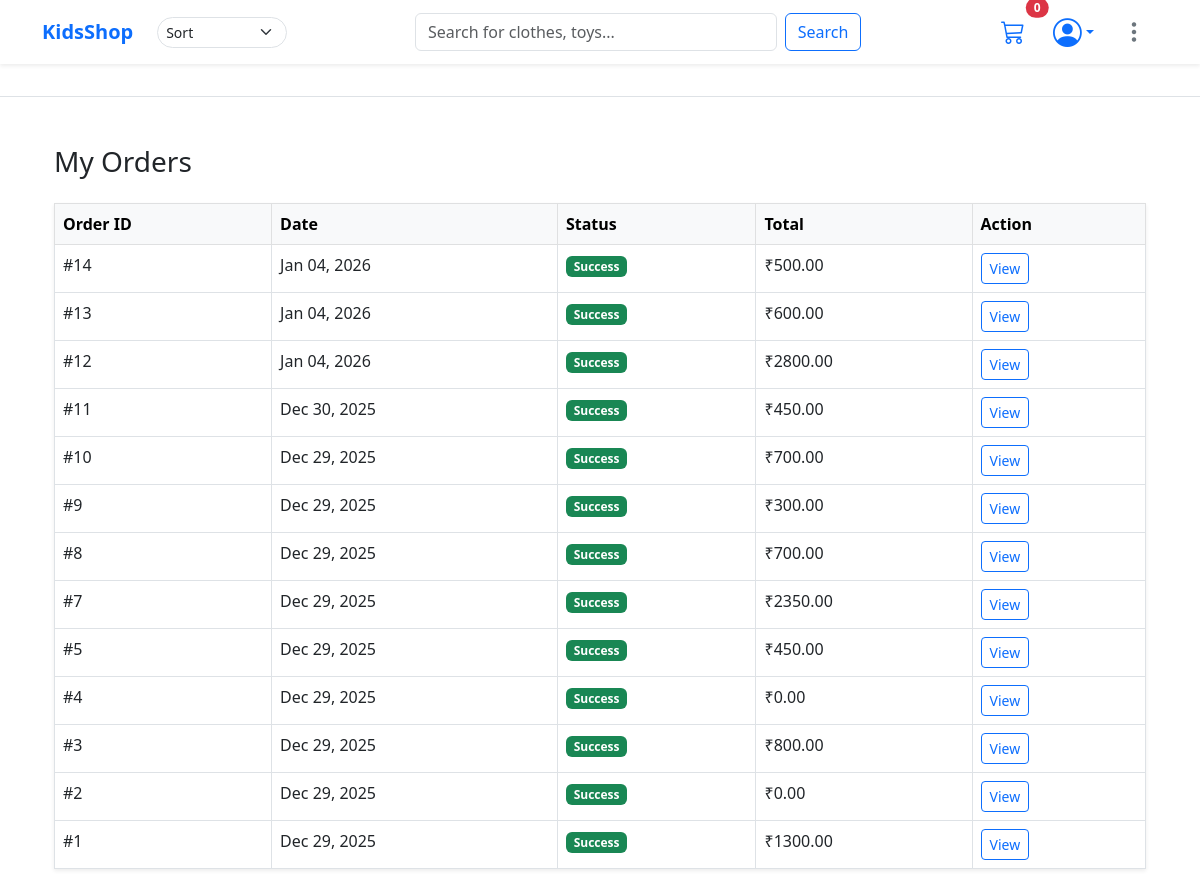
Page /orders/ (signed in) on the committed database.
### store/models.py (models this page shows, shortened)
class Order(models.Model):
    user = models.ForeignKey(User, on_delete=models.CASCADE)
    full_name = models.CharField(max_length=100)
    address = models.TextField()
    city = models.CharField(max_length=100)
    phone = models.CharField(max_length=20)
    created_at = models.DateTimeField(auto_now_add=True)
    state = models.CharField(max_length=50, blank=True)
    total_price = models.DecimalField(max_digits=10, decimal_places=2)

### store/views.py (the view)
# urls.py: path('orders/', store_views.my_orders, name='my_orders'),
@login_required
def my_orders(request):
    orders = Order.objects.filter(user=request.user).order_by('-created_at')
    return render(request, 'orders.html', {'orders': orders})

### store/context_processors.py (called while the page is built)
def counter(request):
    cart_count = 0
    if 'admin' in request.path:
        return {}
    else:
        try:
            cart = Cart.objects.filter(cart_id=_cart_id(request))
            if request.user.is_authenticated:
                cart_items = CartItem.objects.all().filter(cart=cart[:1])
            else:
                cart_items = CartItem.objects.all().filter(cart=cart[:1])
            for cart_item in cart_items:
                cart_count += cart_item.quantity
        except Cart.DoesNotExist:
            cart_count = 0
    return dict(cart_count=cart_count)

### store/views.py (called while the page is built)
def _cart_id(request):
    cart = request.session.session_key
    if not cart:
        cart = request.session.create()
    return cart

### templates/orders.html
{% extends 'base.html' %}
{% block content %}
<div class="container mt-5 mb-5">
    <h3 class="mb-4">My Orders</h3>
    {% if orders %}
        <div class="table-responsive shadow-sm">
            <table class="table table-bordered table-hover mb-0">
                <thead class="table-light">
                    <tr>
                        <th>Order ID</th>
                        <th>Date</th>
                        <th>Status</th>
                        <th>Total</th>
                        <th>Action</th>
                    </tr>
                </thead>
                <tbody>
                    {% for order in orders %}
                    <tr>
                        <td>#{{ order.id }}</td>
                        <td>{{ order.created_at|date:"M d, Y" }}</td>
                        <td><span class="badge bg-success">Success</span></td>
                        <td>₹{{ order.total_price }}</td>
                        <td>
                         <a href="{% url 'order_detail' order.id %}" class="btn btn-sm btn-outline-primary">View</a>
                        </td>
                    </tr>
                    {% endfor %}
                </tbody>
            </table>
        </div>
    {% else %}
        <div class="alert alert-info text-center">
            You haven't placed any orders yet. <a href="{% url 'home' %}">Start Shopping!</a>
        </div>
    {% endif %}
</div>
{% endblock %}

### rows in the picture
Order: id "14", created_at "Jan 04, 2026", total_price "500.00"
Order: id "13", created_at "Jan 04, 2026", total_price "600.00"
Order: id "12", created_at "Jan 04, 2026", total_price "2800.00"
Order: id "11", created_at "Dec 30, 2025", total_price "450.00"
Order: id "10", created_at "Dec 29, 2025", total_price "700.00"
Order: id "9", created_at "Dec 29, 2025", total_price "300.00"
Order: id "8", created_at "Dec 29, 2025", total_price "700.00"
Order: id "7", created_at "Dec 29, 2025", total_price "2350.00"
Order: id "5", created_at "Dec 29, 2025", total_price "450.00"
Order: id "4", created_at "Dec 29, 2025", total_price "0.00"
Order: id "3", created_at "Dec 29, 2025", total_price "800.00"
Order: id "2", created_at "Dec 29, 2025", total_price "0.00"
Order: id "1", created_at "Dec 29, 2025", total_price "1300.00"

### other values in the picture
{{ cart_count }} "0"
